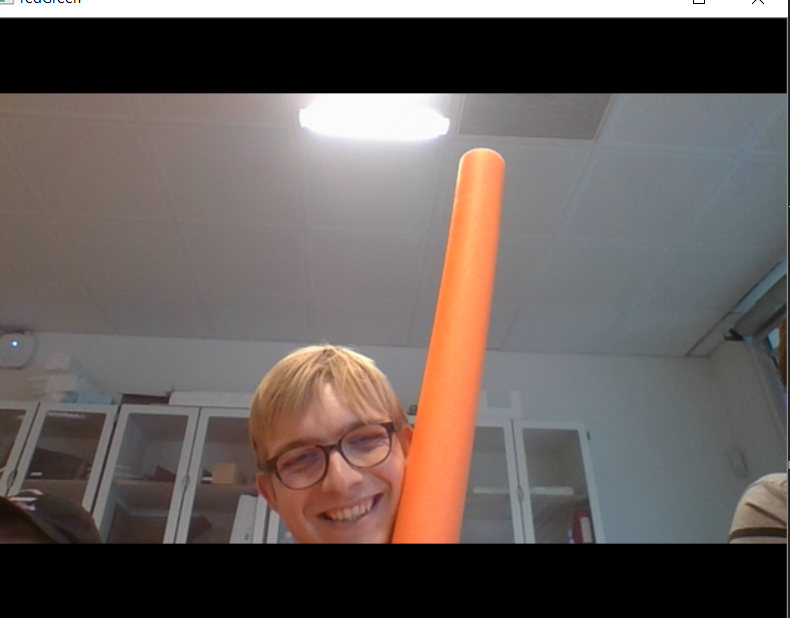
#> input picture AI/nudel.png, 790 x 618 px, given in place of the camera
$ python orangescreen.py   (older library calls are emulated)
#> lines starting #> are read from the running program, lines starting #| are printed output that depends on the picture; after the words box and inside, x2 and y2 are one past the last pixel; in counts of white or black regions, pixels touching at a corner belong together
import cv2
import numpy as np

#Eksempel taget fra OpenCV-python tutorials

def RGBBGR(r,g,b):
    return np.array([b,g,r])

#funktion taget fra Alexander på stackoverflow (han havde ikke et handle)
def remove_isolated_pixels(image):
    connectivity = 8

    output = cv2.connectedComponentsWithStats(image, connectivity, cv2.CV_32S)

    num_stats = output[0]
    labels = output[1]
    stats = output[2]

    new_image = image.copy()

    for label in range(num_stats):
        if stats[label,cv2.CC_STAT_AREA] == 1:
            new_image[labels == label] = 0

    return new_image

cap = cv2.VideoCapture(0)
#frame = cv2.imread("nudel.png")
while(True):

    ret, frame = cap.read()
#> frame is the input picture: shape (618, 790, 3); mean B, G, R 88.7, 91.9, 100.7
    black_image = np.zeros(shape=frame.shape, dtype=np.uint8)
    flip = cv2.flip(frame,1)
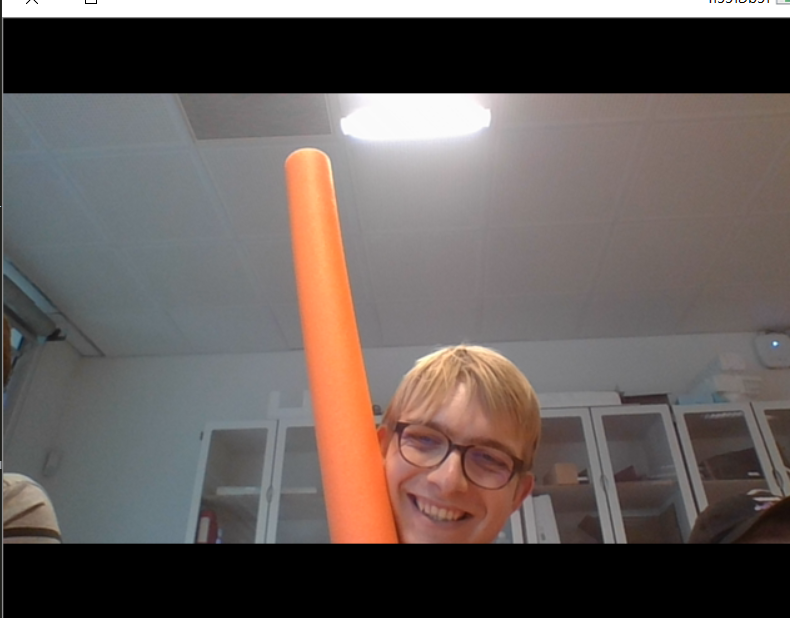
#> flip: shape (618, 790, 3); mean B, G, R 88.7, 91.9, 100.7
    mask_rg = remove_isolated_pixels(cv2.inRange(flip, np.array([0,83,212]) , np.array([100,242,255])))
#> in remove_isolated_pixels, `output = cv2.connectedComponentsWithStats(image, connectivity, cv2.CV_..`:
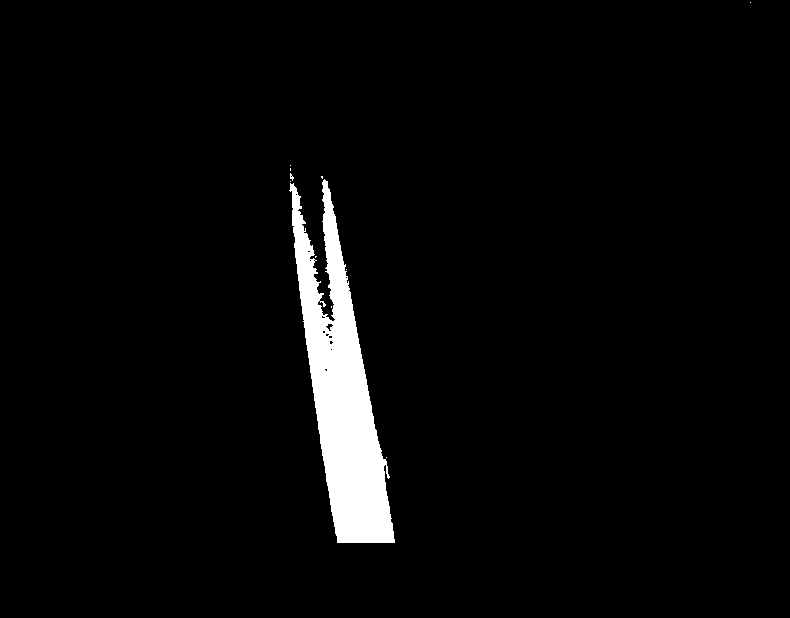
#> image: shape (618, 790); 3.5% white; 11 white regions (10 under 20 px), largest, box (x1, y1, x2, y2) and area: (289, 179, 395, 543) 16834
#> in remove_isolated_pixels, `num_stats = output[0]`: num_stats = 12
#> in remove_isolated_pixels, `labels = output[1]`:
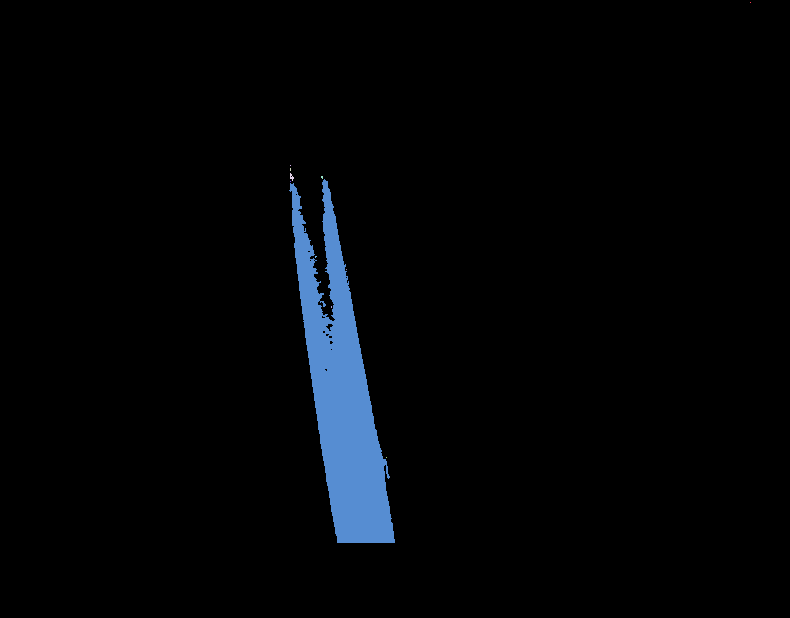
#> labels: shape (618, 790) int32; 12 distinct labels, from 0 to 11; one colour per label, 0 black
#> in remove_isolated_pixels, `stats = output[2]`: stats = [[0, 0, 790, 618, 471351], [750, 2, 1, 1, 1], [290, 165, 1, 1, 1], [290, 168, 1, 3, 3], [290, 173, 4, 8, 17], [321, 176, 2, 3, 5], [289, 179, 106, 364, 16834], [290, 181, 1, 1, 1], [315, 256, 2, 2, 3], [346, 269, 1, 1, 1], [331, 306, 1, 2, 2], [386, 457, 1, 1, 1]]

    absolute = mask_rg
    x, y, w, h = cv2.boundingRect(absolute)
#> x = 289; y = 168; w = 106; h = 375
    if h >= 15:
        rect = (x, y, w, h)
#> rect = (289, 168, 106, 375)
        #cv2.rectangle(black_image, (x, y), (x+w, y+h), (0, 255, 0), 1)

    boundsArray = []

    boxImage = absolute[y:(y+h),x:(x+w)]
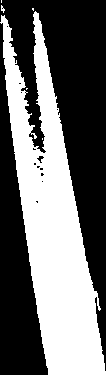
#> boxImage: shape (375, 106); 42.4% white; 6 white regions (5 under 20 px), largest, box (x1, y1, x2, y2) and area: (0, 11, 106, 375) 16834
    ssw = 1/8*w
#> ssw = 13.25

    for i in range(8):
        sliceImage = boxImage[0:h,int(ssw*i):int(ssw*(i+1))]
        print(sliceImage.shape,x,y,w,h)
        ix, iy, iw, ih = cv2.boundingRect(sliceImage)
        #cv2.rectangle(black_image, (ix+x+int(ssw*i), iy+y), (x+ix+iw+int(ssw*i), y+iy+ih), (0, 255, 0), 1)
        pointY = int(iy+y+ih/2)
        pointX = int(x+ix+i*ssw+iw/2)

        boundsArray.append((int(pointX),int(pointY)))
#> this loop made 8 passes
#> (iy, iw, ih, pointY, pointX) on passes 1 to 8: (0, 13, 138, 237, 295), (47, 13, 186, 308, 308), (8, 13, 310, 331, 322), (20, 14, 355, 365, 335), (88, 13, 287, 399, 348), (153, 13, 222, 432, 361), (223, 13, 152, 467, 375), (282, 14, 93, 496, 388)
#| (375, 13) 289 168 106 375
#| (375, 13) 289 168 106 375
#| (375, 13) 289 168 106 375
#| (375, 14) 289 168 106 375
#| (375, 13) 289 168 106 375
#| (375, 13) 289 168 106 375
#| (375, 13) 289 168 106 375
#| (375, 14) 289 168 106 375
#> after the loop, boundsArray = [(295, 237), (308, 308), (322, 331), (335, 365), (348, 399), (361, 432), (375, 467), (388, 496)]

    for i in range(7):
        #print(boundsArray[i],boundsArray[1+i])
        cv2.line(black_image,boundsArray[i],boundsArray[1+i],(0,255,0),1)
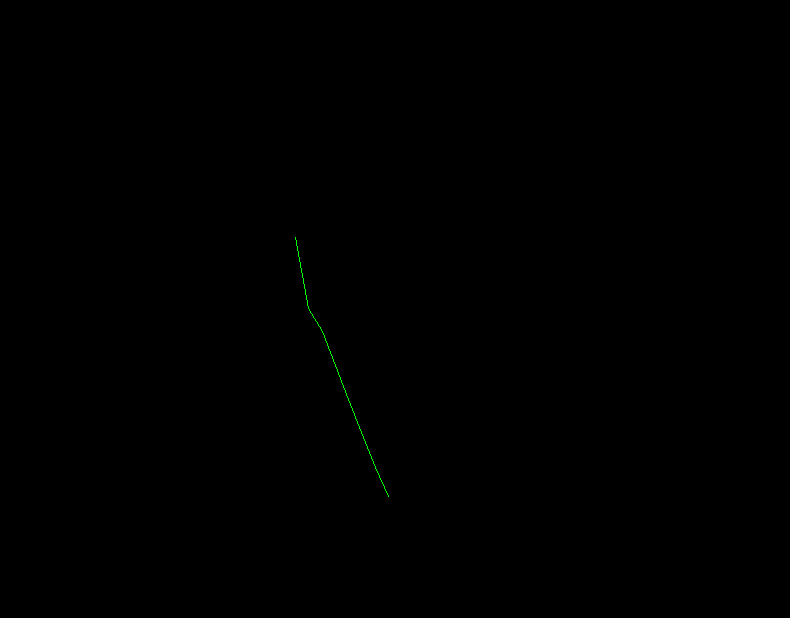
#> black_image: shape (618, 790, 3); mean of channels 0, 1, 2 0, 0.1, 0; drawn as B, G, R

    width, height, channels = flip.shape
#> width = 618; height = 790; channels = 3
    # (((width - height)/2)+height)
    #
    cropped = flip[80:480,0:400]
    scaled = cv2.resize(cropped,(72,72))
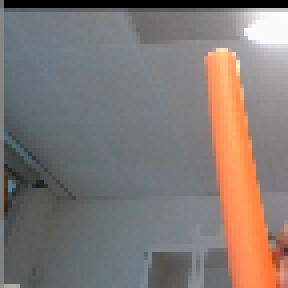
#> scaled: shape (72, 72, 3) (shown 4 times larger); mean B, G, R 115.9, 120, 128.6
    cv2.imshow("new", cv2.addWeighted(black_image,0.5,cv2.cvtColor(absolute, cv2.COLOR_GRAY2RGB),0.5,0))
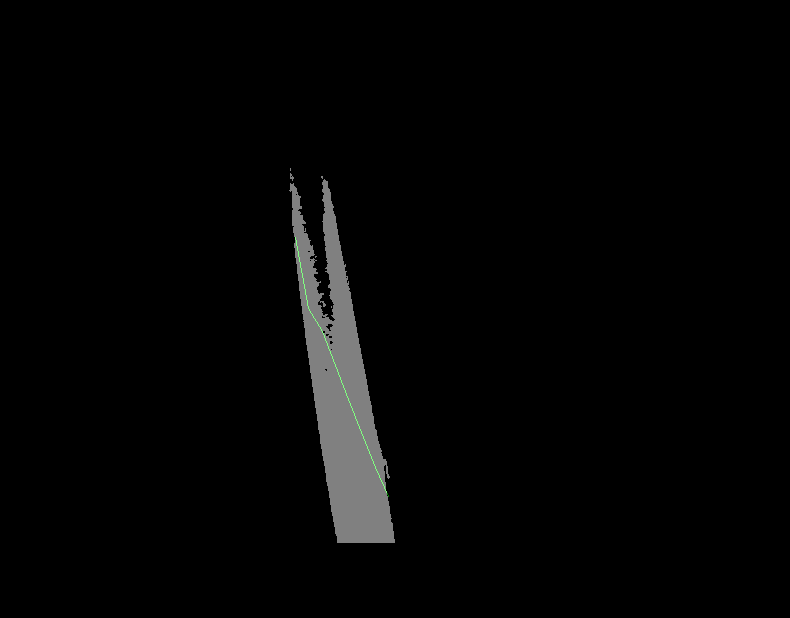
#> window 'new': shape (618, 790, 3); mean B, G, R 4.4, 4.5, 4.4
    #cv2.imshow("new", cv2.add(black_image, cv2.cvtColor(absolute, cv2.COLOR_GRAY2RGB)))
    #cv2.imshow('Frame', cv2.add(cv2.cvtColor(mask_rg,cv2.COLOR_GRAY2RGB), flip))
    if cv2.waitKey(1) & 0xFF == ord('q'):
#> (key q is pressed here)
        break

# When everything done, release the capture
cap.release()
cv2.destroyAllWindows()
